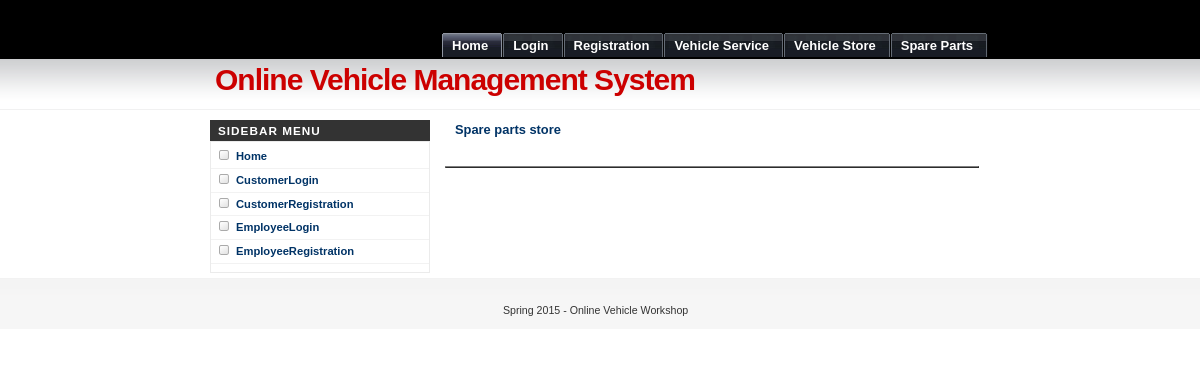
The page /sparepartsstore.php on the database as committed earlier.
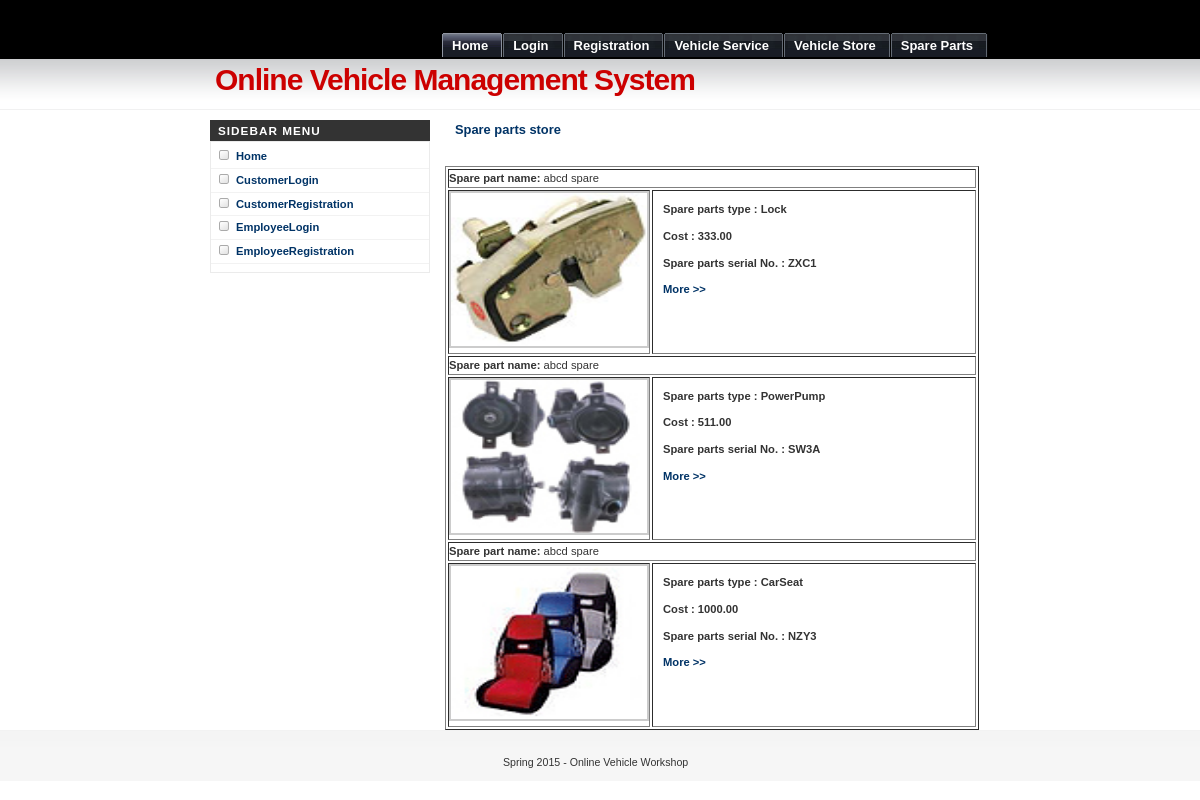
The same page on the database as committed later.
### tables this page shows
CREATE TABLE IF NOT EXISTS `spareparts` (
  `spid` int(10) NOT NULL AUTO_INCREMENT,
  `name` varchar(25) NOT NULL,
  `type` varchar(25) NOT NULL,
  `cost` double(10,2) NOT NULL,
  `sparepartno` varchar(25) NOT NULL,
  `description` text NOT NULL,
  `image` text NOT NULL,
  PRIMARY KEY (`spid`)
);

### sparepartsstore.php (the view, shortened to what this page needs)
<?php
include("header.php");
include("sidebar.php");
$sql = mysql_query("select * from  spareparts");
?>
		<div id="main">
	    <h3>Spare parts store</h3>
	    <br />
		<table width="534" border="1">
        <?php
		while($row = mysql_fetch_array($sql))
		{
		?>
		  <tr>
		    <td colspan="2"><strong>Spare part name: </strong>abcd spare</td>
	      </tr>
		  <tr>
		    <td width="142"><img src="upload/<?php echo $row['image']; ?>" width="196" height="153" /></td>
		    <td width="352" valign="top"><p><strong>Spare parts type : <?php echo $row['type']; ?></strong></p>
	        <p><strong>Cost : <?php echo $row['cost']; ?></strong></p>
	        <p><strong>Spare parts serial No. : <?php echo $row['sparepartno']; ?></strong></p>
	        <p><strong><?php echo "<a href='sparepartsstoremore.php?sparepartid=$row[spid]'>More &gt;&gt;</a>"; ?></strong></p></td>
	      </tr>
          <?php
		  }
		  ?>
		  </table>
		</div>
</div>
<?php
include("footer.php");
?>

Rows that differ between the two databases and show on the page:
added spareparts: image (picture), type "Lock", cost "333.00", sparepartno "ZXC1"
added spareparts: image (picture), type "PowerPump", cost "511.00", sparepartno "SW3A"
added spareparts: image (picture), type "CarSeat", cost "1000.00", sparepartno "NZY3"
